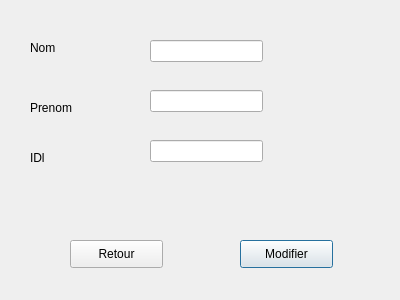
<?xml version="1.0" encoding="UTF-8"?>
<ui version="4.0">
 <class>ModifWidget</class>
 <widget class="QDialog" name="ModifWidget">
  <property name="geometry">
   <rect>
    <x>0</x>
    <y>0</y>
    <width>400</width>
    <height>300</height>
   </rect>
  </property>
  <property name="windowTitle">
   <string>Dialog</string>
  </property>
  <widget class="QPushButton" name="pushButton">
   <property name="geometry">
    <rect>
     <x>240</x>
     <y>240</y>
     <width>93</width>
     <height>28</height>
    </rect>
   </property>
   <property name="text">
    <string>Modifier</string>
   </property>
  </widget>
  <widget class="QPushButton" name="pushButton_2">
   <property name="geometry">
    <rect>
     <x>70</x>
     <y>240</y>
     <width>93</width>
     <height>28</height>
    </rect>
   </property>
   <property name="text">
    <string>Retour</string>
   </property>
  </widget>
  <widget class="QLineEdit" name="lineEdit">
   <property name="geometry">
    <rect>
     <x>150</x>
     <y>40</y>
     <width>113</width>
     <height>22</height>
    </rect>
   </property>
  </widget>
  <widget class="QLineEdit" name="lineEdit_2">
   <property name="geometry">
    <rect>
     <x>150</x>
     <y>90</y>
     <width>113</width>
     <height>22</height>
    </rect>
   </property>
  </widget>
  <widget class="QLineEdit" name="lineEdit_3">
   <property name="geometry">
    <rect>
     <x>150</x>
     <y>140</y>
     <width>113</width>
     <height>22</height>
    </rect>
   </property>
  </widget>
  <widget class="QLabel" name="label">
   <property name="geometry">
    <rect>
     <x>30</x>
     <y>40</y>
     <width>56</width>
     <height>16</height>
    </rect>
   </property>
   <property name="text">
    <string>Nom</string>
   </property>
  </widget>
  <widget class="QLabel" name="label_2">
   <property name="geometry">
    <rect>
     <x>30</x>
     <y>100</y>
     <width>56</width>
     <height>16</height>
    </rect>
   </property>
   <property name="text">
    <string>Prenom</string>
   </property>
  </widget>
  <widget class="QLabel" name="label_3">
   <property name="geometry">
    <rect>
     <x>30</x>
     <y>150</y>
     <width>56</width>
     <height>16</height>
    </rect>
   </property>
   <property name="text">
    <string>IDl</string>
   </property>
  </widget>
 </widget>
 <resources/>
 <connections/>
</ui>
